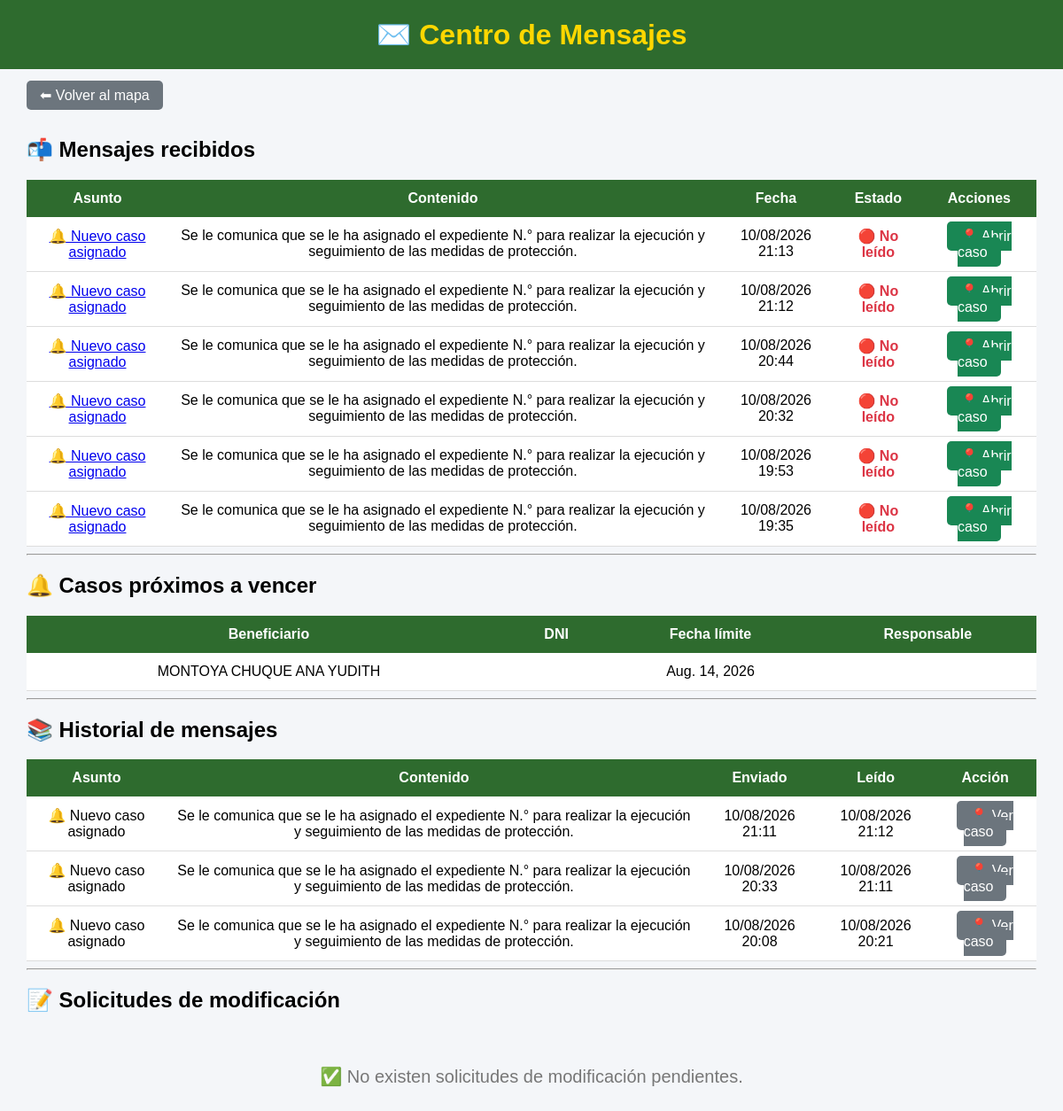
The app's page /mensajes/ (signed in), older data.
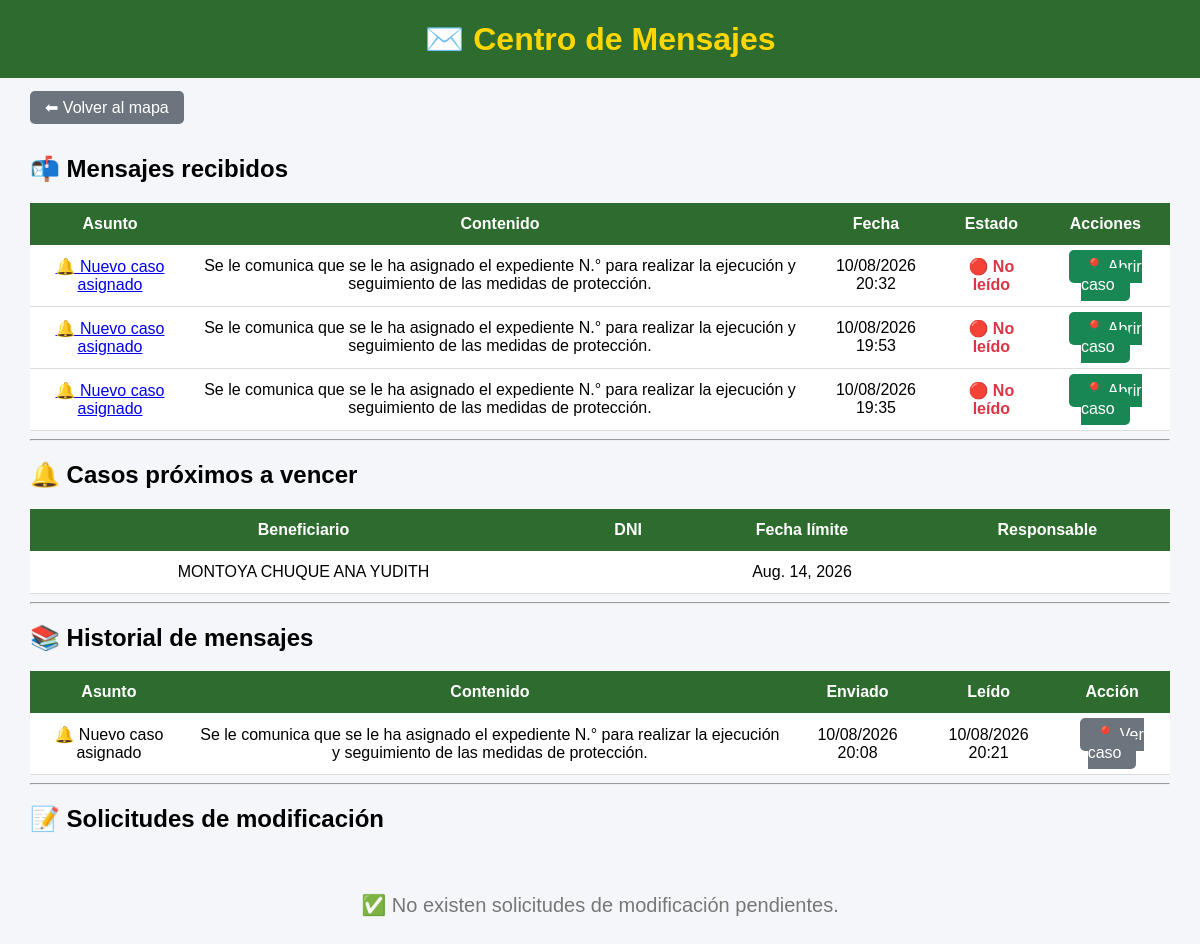
The same page, newer data.
### mapa/models.py (models this page shows, shortened)
class Mensaje(models.Model):
    destinatario = models.ForeignKey(
        User,
        on_delete=models.CASCADE,
        related_name="mensajes_recibidos"
    )
    caso = models.ForeignKey(
        Caso,
        on_delete=models.CASCADE,
        related_name="mensajes"
    )
    asunto = models.CharField(
        max_length=200
    )
    contenido = models.TextField()
    leido = models.BooleanField(
        default=False
    )
    fecha_lectura = models.DateTimeField(
        null=True,
        blank=True
    )
    fecha = models.DateTimeField(
        auto_now_add=True
    )

class Caso(models.Model):
    RIESGOS = [
        ("LEVE", "Leve"),
        ("MODERADO", "Moderado"),
        ("SEVERO", "Severo"),
        ("SEVERO EXTREMO", "Severo extremo"),
        ("NO DETERMINADO", "No determinado"),
    ]
    NOTIFICACION = [
        ("PENDIENTE", "Pendiente"),
        ("NOTIFICADO", "Notificado"),
    ]
    TIPO_VIOLENCIA = [
        ("FISICA", "Física"),
        ("PSICOLOGICA", "Psicológica"),
        ("SEXUAL", "Sexual"),
        ("ECONOMICA", "Económica o Patrimonial"),
    ]
    ESTADO_UBICACION_AGRESOR = [
        ("UBICADO", "Ubicado"),
        ("NO UBICADO", "No ubicado"),
    ]
    beneficiario = models.CharField(max_length=200, blank=True)
    dni_beneficiario = models.CharField(
        max_length=8,
        blank=True
    )
    domicilio = models.CharField(max_length=300, blank=True)
    nivel_riesgo = models.CharField(
        max_length=30,
        choices=RIESGOS,
        blank=True
    )
    region_denuncia = models.ForeignKey(
        Region,
        on_delete=models.PROTECT,
        related_name="casos_denuncia_region",
        null=True,
        blank=True,
    )
    provincia_denuncia = models.ForeignKey(
        Provincia,
        on_delete=models.PROTECT,
        related_name="casos_denuncia_provincia",
        null=True,
        blank=True,
    )
    distrito_denuncia = models.ForeignKey(
        Distrito,
        on_delete=models.PROTECT,
        related_name="casos_denuncia_distrito",
        null=True,
        blank=True,
    )
    region_medida = models.ForeignKey(
        Region,
        on_delete=models.PROTECT,
        related_name="casos_medida_region",
        null=True,
        blank=True,
    )
    provincia_medida = models.ForeignKey(
        Provincia,
        on_delete=models.PROTECT,
        related_name="casos_medida_provincia",
        null=True,
        blank=True,
    )
    distrito_medida = models.ForeignKey(
        Distrito,
        on_delete=models.PROTECT,
        related_name="casos_medida_distrito",
        null=True,
        blank=True,
)
    comisaria_denuncia = models.CharField(
        max_length=150,
        verbose_name="Comisaría donde se interpuso la denuncia"
    )
    comisaria_medida = models.CharField(
        max_length=150,
        verbose_name="Comisaría de Familia responsable"
    )
    efectivo = models.CharField(max_length=100, blank=True)
    responsable = models.ForeignKey(
    User,
    null=True,
    blank=True,
    on_delete=models.SET_NULL,
    related_name="casos_asignados"
    )
    folder = models.CharField(max_length=100, blank=True)
    expediente = models.CharField(max_length=100, blank=True)
    agresor = models.CharField(
        max_length=200,
        blank=True
    )
    dni_agresor = models.CharField(
        max_length=8,
        blank=True
    )
    telefono_agresor = models.CharField(
        "Teléfono del agresor",
        max_length=50,
        blank=True
    )
    direccion_agresor = models.CharField(
        "Dirección del agresor",
        max_length=300,
        blank=True
    )
    agresor_registro = models.ForeignKey(
    "Agresor",
    on_delete=models.SET_NULL,
    null=True,
    blank=True,
    related_name="casos"
)
    estado_ubicacion_agresor = models.CharField(
        "Estado de ubicación del agresor",
        max_length=15,
        choices=ESTADO_UBICACION_AGRESOR,
        default="NO UBICADO"
    )
    latitud_agresor = models.FloatField(
        null=True,
        blank=True
    )
    longitud_agresor = models.FloatField(
        null=True,
        blank=True
    )
    telefono = models.CharField(
        "Teléfono de la beneficiaria",
        max_length=50,
        blank=True
    )
    fecha_denuncia = models.DateField(
        "Fecha de la denuncia",
        null=True,
        blank=True
    )
    violencia_fisica = models.BooleanField(
        "Violencia física",
        default=False
    )
    violencia_psicologica = models.BooleanField(
        "Violencia psicológica",
        default=False
    )
    violencia_sexual = models.BooleanField(
        "Violencia sexual",
        default=False
    )
    violencia_economica = models.BooleanField(
        "Violencia económica o patrimonial",
        default=False
    )
    fecha_registro = models.DateField(
        null=True,
        blank=True
    )
    ultima_visita = models.DateField(
        null=True,
        blank=True
    )
    fecha_limite = models.DateField(
        "Próximo seguimiento",
        null=True,
        blank=True
)
    notificacion_beneficiario = models.CharField(
        max_length=15,
        choices=NOTIFICACION,
        default="PENDIENTE"
    )
    fecha_notificacion_beneficiario = models.DateField(
        null=True,
        blank=True
    )
    motivo_notificacion_beneficiario_pendiente = models.TextField(
        "Motivo de notificación pendiente de la persona beneficiaria",
        blank=True
    )
    notificacion_agresor = models.CharField(
        max_length=15,
        choices=NOTIFICACION,
        default="PENDIENTE"
    )
    fecha_notificacion_agresor = models.DateField(
        null=True,
        blank=True
    )
    motivo_notificacion_agresor_pendiente = models.TextField(
        "Motivo de notificación pendiente de la persona agresora",
        blank=True
    )
    estado = models.CharField(
        max_length=15,
        default="ACTIVO"
    )
    fecha_eliminacion = models.DateTimeField(
        null=True,
        blank=True
    )
    eliminado_por = models.ForeignKey(
        User,
        null=True,
        blank=True,
        on_delete=models.SET_NULL,
        related_name="casos_eliminados"
    )
    latitud = models.FloatField(
        null=True,
        blank=True
    )
    longitud = models.FloatField(
        null=True,
        blank=True
    )
    edicion_autorizada = models.BooleanField(
        default=False
    )
    class Meta:
        permissions = [
            ("modificar_directo", "Puede modificar casos directamente"),
            ("aprobar_modificacion", "Puede aprobar modificaciones"),
            ("archivar_directo", "Puede archivar casos directamente"),
            ("aprobar_archivado", "Puede aprobar archivados"),
            ("eliminar_directo", "Puede eliminar casos directamente"),
            ("aprobar_eliminacion", "Puede aprobar eliminaciones"),
            ("administrar_usuarios", "Puede administrar usuarios"),
        ]

### mapa/views.py (the view)
@login_required
@grupo_requerido(
    "Administrador",
    "Jefe_MP",
    "Usuario_MP"
)
def mensajes(request):
    mensajes_nuevos = Mensaje.objects.filter(
        destinatario=request.user,
        leido=False
    ).order_by("-fecha")
    historial_mensajes = Mensaje.objects.filter(
        destinatario=request.user,
        leido=True
    ).order_by("-fecha_lectura", "-fecha")
    solicitudes = SolicitudModificacion.objects.filter(
        estado="PENDIENTE"
    ).order_by("-fecha")
    hoy = timezone.now().date()
    limite = hoy + timedelta(days=3)
    casos_por_vencer = Caso.objects.filter(
        estado="ACTIVO",
        fecha_limite__isnull=False,
        fecha_limite__gte=hoy,
        fecha_limite__lte=limite
    ).filter(
        Q(fecha_registro__year__gte=2026) |
        Q(ultima_visita__year__gte=2026)
    ).order_by("fecha_limite")
    return render(
        request,
        "mapa/mensajes.html",
        {
            "mensajes_nuevos": mensajes_nuevos,
            "historial_mensajes": historial_mensajes,
            "solicitudes": solicitudes,
            "casos_por_vencer": casos_por_vencer,
        }
    )

### mapa/templates/mapa/mensajes.html (shortened to what this page needs)
<!DOCTYPE html>
<html lang="es">
<head>
</head>
<body>
<header>
<h1>✉️ Centro de Mensajes</h1>
</header>
<div class="contenedor">
<a href="/" class="btn volver">
⬅ Volver al mapa
</a>
<br><br>
<h2>📬 Mensajes recibidos</h2>
{% if mensajes_nuevos %}
<table>
<tr>
    <th>Asunto</th>
    <th>Contenido</th>
    <th>Fecha</th>
    <th>Estado</th>
    <th>Acciones</th>
</tr>
{% for mensaje in mensajes_nuevos %}
<tr>
<td>
    <a href="{% url 'editar_caso' mensaje.caso.id %}">
        {{ mensaje.asunto }}
    </a>
</td>
<td>{{ mensaje.contenido }}</td>
<td>{{ mensaje.fecha|date:"d/m/Y H:i" }}</td>
<td>
{% if mensaje.leido %}
<span style="color:green;">✅ Leído</span>
{% else %}
<span style="color:#dc3545; font-weight:bold;">🔴 No leído</span>
{% endif %}
</td>
<td>
    <a href="{% url 'editar_caso' mensaje.caso.id %}" class="btn aprobar">
        📍 Abrir caso
    </a>
</td>
</tr>
{% endfor %}
</table>
{% else %}
<div class="sin">
📭 No tienes mensajes nuevos.
</div>
{% endif %}
<hr>
<h2>🔔 Casos próximos a vencer</h2>
{% if casos_por_vencer %}
<table>
<tr>
    <th>Beneficiario</th>
    <th>DNI</th>
    <th>Fecha límite</th>
    <th>Responsable</th>
</tr>
{% for caso in casos_por_vencer %}
<tr>
<td>
{{ caso.beneficiario }}
</td>
<td>
</td>
<td>
{{ caso.fecha_limite }}
</td>
<td>
</td>
</tr>
{% endfor %}
</table>
{% else %}
<div class="sin">
✅ No existen casos próximos a vencer.
</div>
{% endif %}
<hr>
<h2>📚 Historial de mensajes</h2>
{% if historial_mensajes %}
<table>
<tr>
    <th>Asunto</th>
    <th>Contenido</th>
    <th>Enviado</th>
    <th>Leído</th>
    <th>Acción</th>
</tr>
{% for mensaje in historial_mensajes %}
<tr>
<td>{{ mensaje.asunto }}</td>
<td>{{ mensaje.contenido }}</td>
<td>{{ mensaje.fecha|date:"d/m/Y H:i" }}</td>
<td>{{ mensaje.fecha_lectura|date:"d/m/Y H:i" }}</td>
<td>
<a href="{% url 'editar_caso' mensaje.caso.id %}" class="btn volver">
📍 Ver caso
</a>
</td>
</tr>
{% endfor %}
</table>
{% else %}
<div class="sin">
📚 No existen mensajes en el historial.
</div>
{% endif %}
<hr>
<h2>📝 Solicitudes de modificación</h2>
{% if solicitudes %}
<table>
<tr>
<th>ID</th>
<th>Beneficiario</th>
<th>Solicitante</th>
<th>Motivo</th>
<th>Fecha</th>
<th>Acciones</th>
</tr>
{% for solicitud in solicitudes %}
<tr>
<td>{{ solicitud.id }}</td>
<td>{{ solicitud.caso.beneficiario }}</td>
<td>{{ solicitud.solicitante.username }}</td>
<td>{{ solicitud.motivo }}</td>
<td>{{ solicitud.fecha|date:"d/m/Y H:i" }}</td>
<td>
<a href="{% url 'aprobar_solicitud' solicitud.id %}" class="btn aprobar">
✅ Aprobar
</a>
<a href="{% url 'rechazar_solicitud' solicitud.id %}" class="btn rechazar">
❌ Rechazar
</a>
</td>
</tr>
{% endfor %}
</table>
{% else %}
<div class="sin">
✅ No existen solicitudes de modificación pendientes.
</div>
{% endif %}
</div>
</body>
</html>

Row changes from the older to the newer data that the page shows:
removed Mensaje: asunto "🔔 Nuevo caso asignado", contenido "Se le comunica que se le ha asignado el expediente N.° para realizar la ejecución y seguimiento de las medidas de protección.", fecha "10/08/2026 21:13", leido "🔴 No leído", shown under "📬 Mensajes recibidos"
removed Mensaje: asunto "🔔 Nuevo caso asignado", contenido "Se le comunica que se le ha asignado el expediente N.° para realizar la ejecución y seguimiento de las medidas de protección.", fecha "10/08/2026 21:12", leido "🔴 No leído", shown under "📬 Mensajes recibidos"
removed Mensaje: asunto "🔔 Nuevo caso asignado", contenido "Se le comunica que se le ha asignado el expediente N.° para realizar la ejecución y seguimiento de las medidas de protección.", fecha "10/08/2026 20:44", leido "🔴 No leído", shown under "📬 Mensajes recibidos"
removed Mensaje: asunto "🔔 Nuevo caso asignado", contenido "Se le comunica que se le ha asignado el expediente N.° para realizar la ejecución y seguimiento de las medidas de protección.", fecha "10/08/2026 21:11", fecha_lectura "10/08/2026 21:12", shown under "📚 Historial de mensajes"
removed Mensaje: asunto "🔔 Nuevo caso asignado", contenido "Se le comunica que se le ha asignado el expediente N.° para realizar la ejecución y seguimiento de las medidas de protección.", fecha "10/08/2026 20:33", fecha_lectura "10/08/2026 21:11", shown under "📚 Historial de mensajes"
